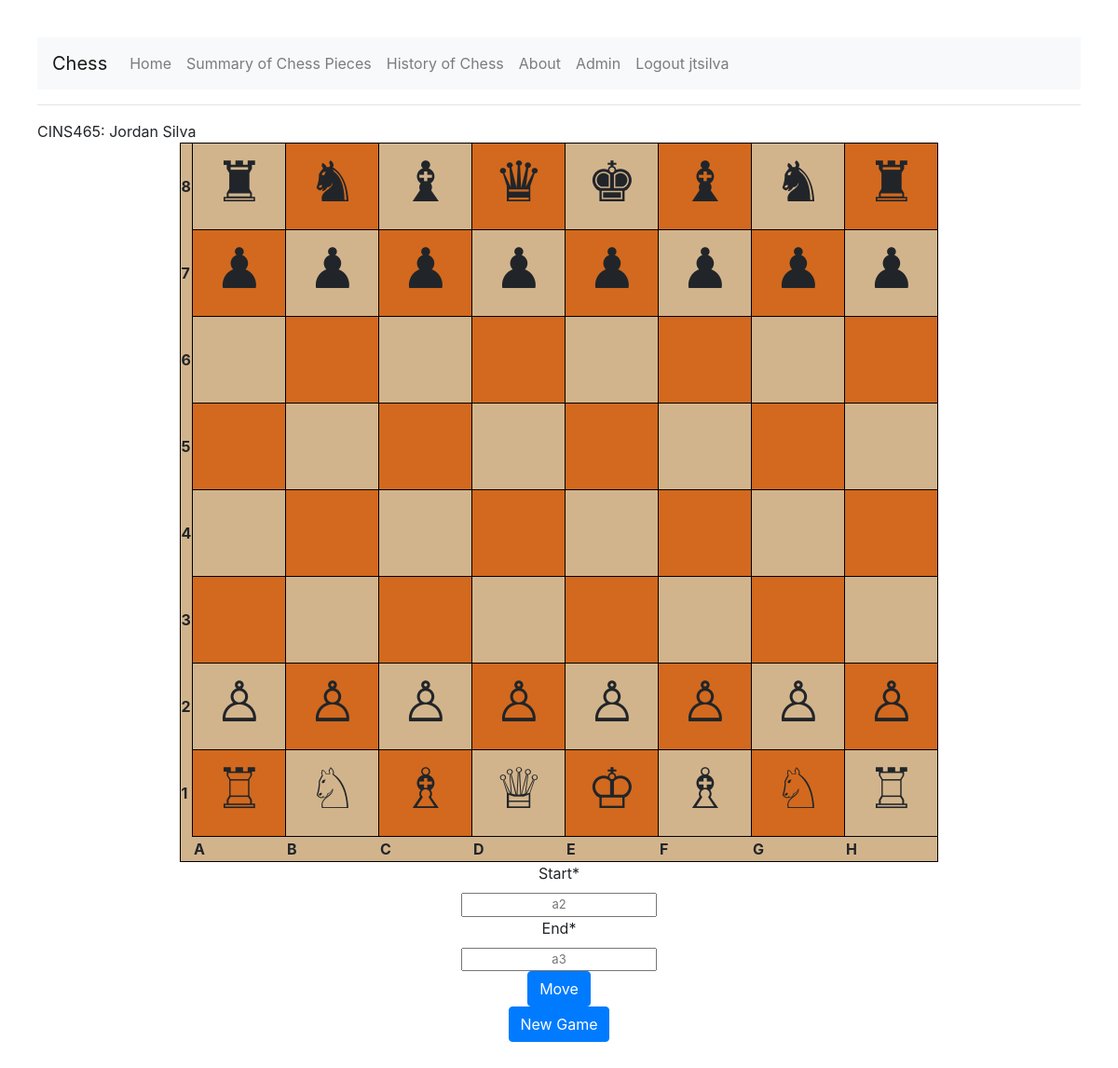
The app's page / (signed in) with its own data.
### app1/models.py (models this page shows)
class Board(models.Model):
 value = models.CharField(max_length=8)
 user = models.ForeignKey(User, on_delete=models.CASCADE)
 location = models.CharField(max_length=2)
 class Meta:
     unique_together = (("user", "location"))

### app1/views.py (the view, shortened to what this page needs)
# urls.py: 2. Add a URL to urlpatterns:  path('', views.home, name='home')
@login_required(login_url='/login/')
def home(request):
    if(Board.objects.all().count() == 0):
        newGame(request)
    page_data={"rows":[], "chess_form":ChessForm}
    if(Board.objects.filter(user=request.user).count() == 0) or (request.method == 'POST' and 'new_game' in request.POST):
        newGame(request)
    for row in range(8,0,-1):
        row_data = {}
        for col in ['a','b','c','d','e','f','g','h']:
            id = "{}{}".format(col, row)
            try:
                record = Board.objects.get(user=request.user, location=id)
                row_data[id] = record.value
            except Board.DoesNotExist:
                row_data[id] = 0
        page_data.get("rows").append(row_data)
    return render(request,'app1/home.html',page_data)

### templates/app1/home.html (shortened to what this page needs)
<!DOCTYPE html>
<html>
  <head>
    {% load static %}
    <link rel="stylesheet" href="{% static 'chess.css' %}"/>
    {% include "bootstrap.html" %}
    {% load crispy_forms_tags %}
  </head>
  <body>
    {% include "nav.html" %}
    <hr>CINS465: Jordan Silva</hr>
    <table>
      {% for row in rows %}
        <tr>
        <th> {{ forloop.revcounter }} </th>
        {% for name, value in row.items %}
            <td id = "{{name}}"> {% autoescape off %} {{value}} {% endautoescape %} </td>
        {% endfor %}
      </tr>
    {% endfor %}
    <tr><th></th><th>A</th><th>B</th><th>C</th><th>D</th><th>E</th><th>F</th><th>G</th><th>H</th></tr>
    </table>
    <div class="container" align="center">
      <form method="POST">
        {{ chess_form | crispy }}
        <button type="submit" class="btn btn-primary" name="move">Move</button>
      </form>
      <form method="POST">
        <button type="submit" class="btn btn-primary" name="new_game">New Game</button>
      </form>
    </div>
  </body>
</html>

### templates/bootstrap.html (shortened to what this page needs)
<link rel="stylesheet" href="https://stackpath.bootstrapcdn.com/bootstrap/4.4.1/css/bootstrap.min.css">

### templates/nav.html
<nav class="navbar navbar-expand-lg navbar-light bg-light">
  <a class="navbar-brand" href="/">Chess</a>
  <div class="collapse navbar-collapse" id="navbarSupportedContent">
    <ul class="navbar-nav mr-auto">
      <li class="nav-item">
        <a class="nav-link" href="/">Home</a>
      </li>
      <li class="nav-item">
        <a class="nav-link" href="/chessPieceSummary/">Summary of Chess Pieces</a>
      </li>
      <li class="nav-item">
        <a class="nav-link" href="/historyOfChess/">History of Chess</a>
      </li>
      <li class="nav-item">
        <a class="nav-link" href="/about/">About</a>
      </li>
      <li class="nav-item">
        <a class="nav-link" href="/admin" target="_blank">Admin</a>
      </li>
      {% if user.is_authenticated %}
          <li>
              <a class="nav-link" href="/logout/">Logout {{user.username}}</a>
          </li>
          {% else %}
          <li>
              <a class="nav-link" href="/login/">Login</a>
          </li>
      {% endif %}
  </div>
</nav>

### static/chess.css (style rules this page uses)
body { padding: 40px; }
table { background: tan; margin: auto; border: 1px solid black; }
table td { background: tan; width: 100px; height: 60px; border: 1px solid black; font-size: 60px; text-align: center; font-family: monospace; }
table th { background: tan; }
table tr:nth-child(even)>td:nth-child(even) { background: chocolate; }
table tr:nth-child(odd)>td:nth-child(odd) { background: chocolate; }
div input { font-size: 20px; text-align: center; }

### records on screen
Board: row "♜"
Board: row "♞"
Board: row "♝"
Board: row "♛"
Board: row "♚"
Board: row "♝"
Board: row "♞"
Board: row "♜"
Board: row "♟"
Board: row "♟"
Board: row "♟"
Board: row "♟"
Board: row "♟"
Board: row "♟"
Board: row "♟"
Board: row "♟"
Board: row "♙"
Board: row "♙"
Board: row "♙"
Board: row "♙"
Board: row "♙"
Board: row "♙"
Board: row "♙"
Board: row "♙"
Board: row "♖"
Board: row "♘"
Board: row "♗"
Board: row "♕"
Board: row "♔"
Board: row "♗"
Board: row "♘"
Board: row "♖"

### other values on screen
{{ user.username }} "jtsilva"
